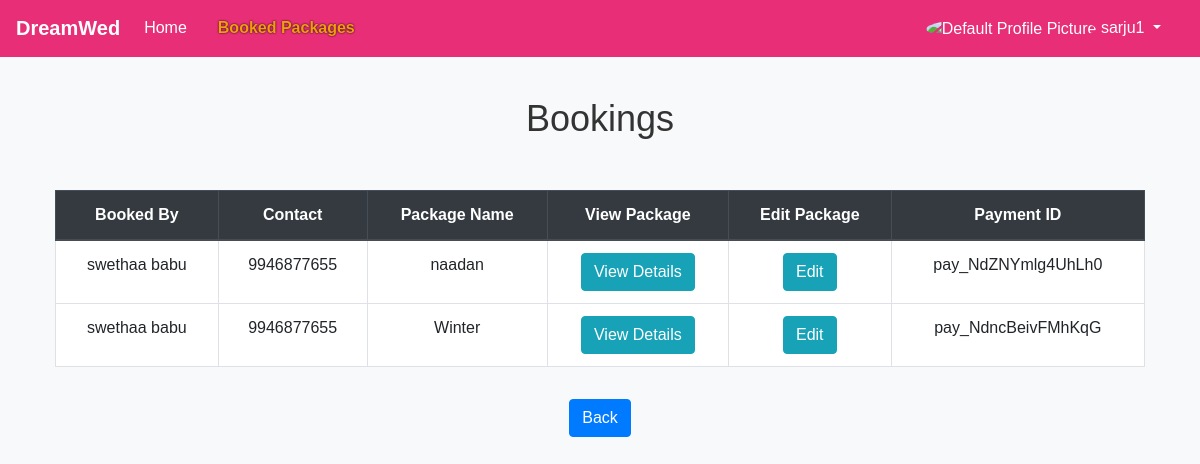
Screenshot of /destmanager/package-bookings/ (signed in) with the database file from the repository.
### destpayment/models.py (models this page shows, shortened)
class PackageBooking(models.Model):
    user = models.ForeignKey(User, on_delete=models.CASCADE)
    subscription_date = models.DateTimeField(null=True, blank=True)
    payment_id = models.CharField(max_length=100, null=True, blank=True)
    package = models.ForeignKey(Package, on_delete=models.CASCADE)

### matrimony/models.py (models this page shows, shortened)
class PersonalDetails(models.Model):
    user = models.OneToOneField(User, on_delete=models.CASCADE)  # Create a one-to-one relationship with the User model
    first_name = models.CharField(max_length=100)
    middle_name = models.CharField(max_length=100,blank=True, null=True)
    last_name = models.CharField(max_length=100)
    gender = models.CharField(max_length=10)
    birth_place = models.CharField(max_length=100)
    address = models.CharField(max_length=100)
    date_of_birth = models.DateField()
    blood_group = models.CharField(max_length=10)
    phone_number = models.CharField(max_length=15,unique=True)
    profile_image = models.ImageField(upload_to='profile_images/', blank=True, null=True)  # Define the profile image field
    mother_tongue = models.CharField(max_length=100)
    religion = models.CharField(max_length=100)
    sector = models.CharField(max_length=100)
    perso_fill = models.BooleanField(default=False)
    marital_status = models.CharField(max_length=100)
    about_you = models.TextField(blank=True)
    aadhar_card = models.FileField(upload_to='aadhar_cards/', blank=True, null=True)
    aadhar_valid = models.BooleanField(default=True)
    hobbies = models.ManyToManyField(Hobby, blank=True,null=True)

### myadmin/models.py (models this page shows, shortened)
class Package(models.Model):
    package_name = models.CharField(max_length=100)
    star_rating = models.IntegerField()
    meal_preference = models.CharField(max_length=50)
    attendees = models.IntegerField()
    days_count = models.IntegerField()
    program_count = models.IntegerField()
    price = models.DecimalField(max_digits=10, decimal_places=2)
    image = models.ImageField(upload_to='package_images/')
    location = models.CharField(max_length=100)

### destmanager/views.py (the view)
# urls.py: path('package-bookings/', views.package_booking_list, name='package_booking_list'),
@never_cache
@login_required(login_url='accounts:login')
def package_booking_list(request):
    current_user = request.user
    try:
        event_manager = EventManager.objects.get(user=current_user)
        location = event_manager.location
        package_bookings = PackageBooking.objects.filter(package__location=location)
    except EventManager.DoesNotExist:
        package_bookings = []
    return render(request, 'destmanager/package_booking_list.html', {'package_bookings': package_bookings})

### destmanager/templates/destmanager/package_booking_list.html (shortened to what this page needs)
{% load static %}
<!DOCTYPE html>
<html lang="en">
<head>
    <link rel="stylesheet" href="https://maxcdn.bootstrapcdn.com/bootstrap/4.5.2/css/bootstrap.min.css">
    <link rel="stylesheet" href="https://cdnjs.cloudflare.com/ajax/libs/font-awesome/5.15.4/css/all.min.css">
</head>
<body>
    <nav class="navbar navbar-expand-lg navbar-light custom-navbar">
        <a class="navbar-brand" href="{% url 'destmanager:eventhome' %}">DreamWed</a>
        <div class="collapse navbar-collapse" id="navbarNav">
            <ul class="navbar-nav">
                <li class="nav-item">
                    <a class="nav-link" href="{% url 'destmanager:eventhome' %}">Home</a>
                </li>
                <li class="nav-item active">
                    <a class="nav-link" href="{% url 'destmanager:package_booking_list' %}">Booked Packages</a>
                </li>
            </ul>
            <ul class="navbar-nav ml-auto">
                <li class="nav-item dropdown">
                    <a class="nav-link dropdown-toggle" href="#" id="profileDropdown" role="button" data-toggle="dropdown" aria-haspopup="true" aria-expanded="false">
                        {% if profile_image_url %}
                            <img src="{{ profile_image_url }}" alt="Profile Picture" width="40" height="40" class="rounded-circle">
                        {% else %}
                            <img src="{% static '/images/no.jpg' %}" alt="Default Profile Picture" width="40" height="40" class="rounded-circle">
                        {% endif %}
                        {{ request.user.username }}
                    </a>
                </li>
            </ul>
        </div>
    </nav>
    <div class="main-content">
        <h1>Bookings</h1>
        <div class="container">
            <div class="row">
                <div class="col-md-12">
                    <table class="table table-bordered">
                        <thead class="thead-dark">
                            <tr>
                                <th>Booked By</th>
                                <th>Contact</th>
                                <th>Package Name</th>
                                <th>View Package</th>
                                <th>Edit Package</th>
                                <th>Payment ID</th>
                            </tr>
                        </thead>
                        <tbody>
                            {% for booking in package_bookings %}
                            <tr>
                                <td>{{ booking.user.personaldetails.first_name }} {{ booking.user.personaldetails.last_name }}</td>
                                <td>{{ booking.user.personaldetails.phone_number }}</td>
                                <td>{{ booking.package.package_name }}</td>
                                <td> <a href="{% url 'destmanager:view_package' booking.package.pk %}" class="btn btn-info">View Details</a></td>
                                <td> <a href="{% url 'destmanager:edit_package' booking.package.pk %}" class="btn btn-info">Edit</a></td>
                                <td>{{ booking.payment_id }}</td>
                            </tr>
                            {% endfor %}
                        </tbody>
                    </table>
                    <a href="{% url 'destmanager:eventhome' %}" class="btn btn-primary mt-3">Back</a>
                </div>
            </div>
        </div>
</body>
</html>

### destmanager/templates/destmanager/package_booking_list.html (style rules this page uses)
body { font-family: Arial, sans-serif; margin: 0; padding: 0; background-color: #f9f9f9; }
.main-content { padding: 40px; text-align: center; }
h1 { font-size: 36px; color: #333; }
.custom-navbar { background-color: #e72e77; }
.custom-navbar .navbar-brand { color: #fff; font-weight: bold; }
.custom-navbar .navbar-nav .nav-link { color: #fff; margin-right: 15px; }
.custom-navbar .nav-item.active .nav-link { color: #f39c12; font-weight: bold; text-shadow: 0 0 2px #000; }
body { background-color: #f8f9fa; }
.container { margin-top: 50px; }
h1 { text-align: center; margin-bottom: 30px; color: #333; }
table { background-color: #fff; }
th, td { text-align: center; }

### rows the page displays
PackageBooking: user.personaldetails.first_name "swethaa", user.personaldetails.last_name "babu", user.personaldetails.phone_number "9946877655", package.package_name "naadan", payment_id "pay_NdZNYmlg4UhLh0"
PackageBooking: user.personaldetails.first_name "swethaa", user.personaldetails.last_name "babu", user.personaldetails.phone_number "9946877655", package.package_name "Winter", payment_id "pay_NdncBeivFMhKqG"

### other values shown
{{ request.user.username }} "sarju1"
